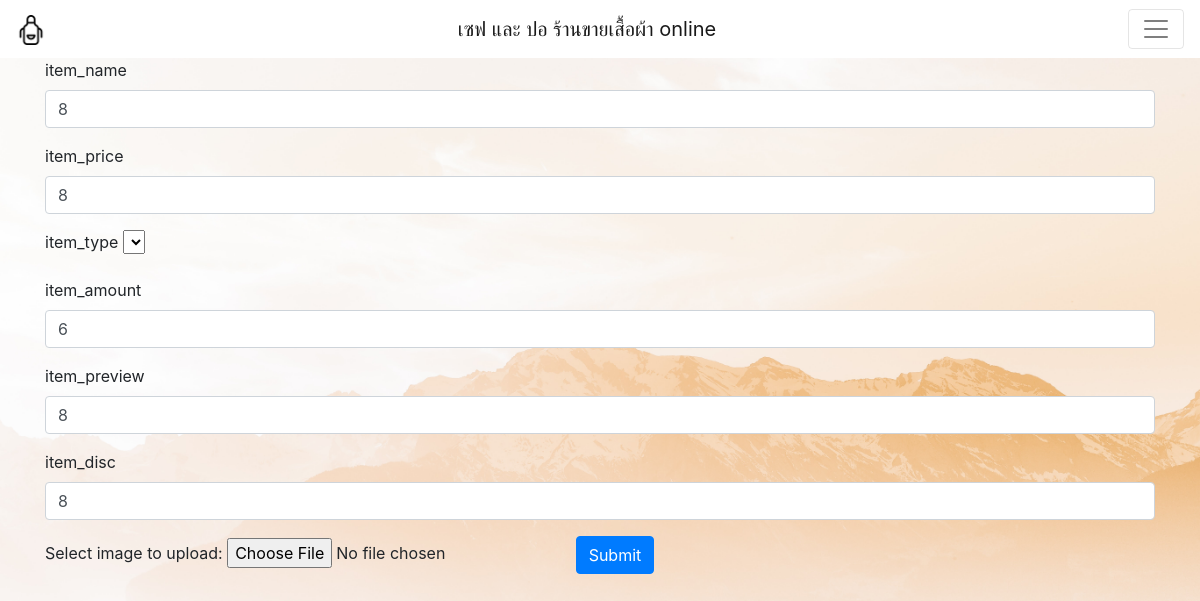
Page /item_update.php?id_item=8 (signed in) on the earlier database version.
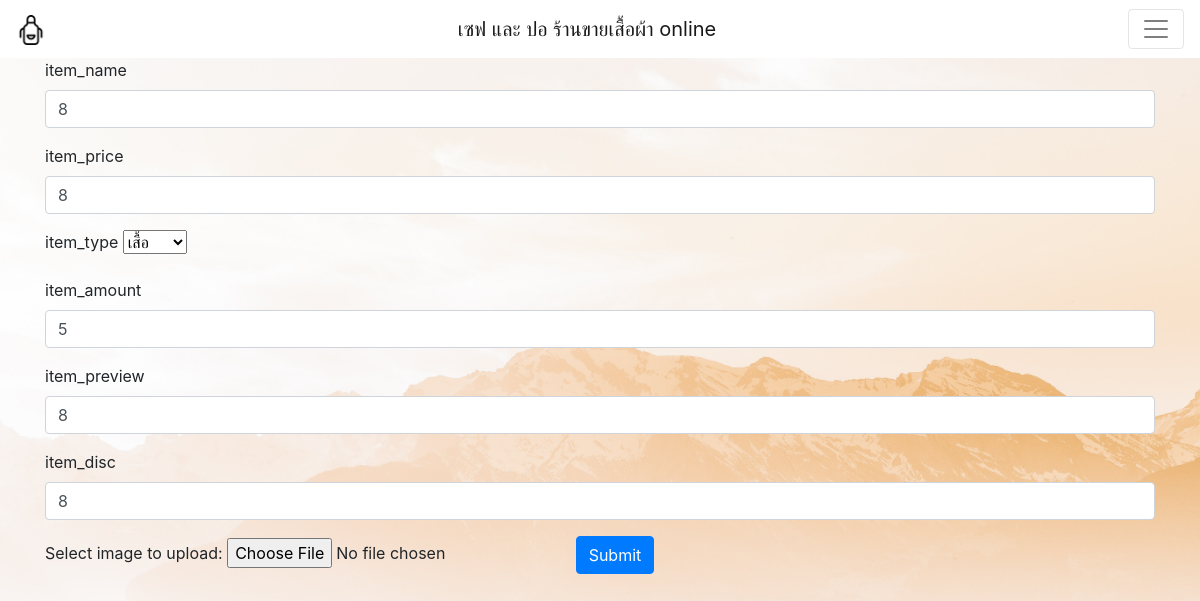
Same page on the later database version.
### tables this page shows
CREATE TABLE `item` (
  `id_item` int(10) NOT NULL COMMENT 'รหัสสินค้า',
  `item_name` text NOT NULL,
  `item_price` int(10) NOT NULL COMMENT 'ราคา',
  `item_type` int(2) NOT NULL COMMENT 'ประเภท',
  `item_disc` text NOT NULL COMMENT 'คำอธิบาย',
  `item_preview` mediumtext NOT NULL COMMENT 'คำอธิบายแบบย่อ',
  `item_amount` int(10) NOT NULL COMMENT 'จำนวน',
  `imagelocation` text NOT NULL
);

### item_update.php (the view, shortened to what this page needs)
<?php
require_once('connect.php');
$item_update_id = $_GET["id_item"];
$stmt = $conn->prepare("SELECT * FROM `item` WHERE `id_item` = '$item_update_id';");
$stmt->execute();
$item_data= $stmt->fetch();
?>
<!DOCTYPE html>
<html lang="en">
<head>
    <link rel="stylesheet" href="css/bootstrap.min.css" />
</head>
<body>
    <?php include_once (__DIR__) . ('/include/navbar.php'); ?>
    <div class="container">
        <form action="item_update_SQL.php?id_item=<?php echo $item_update_id; ?>" method="POST" enctype="multipart/form-data">
            <div class="form-group">
                <label for="exampleInputEmail1">item_name</label>
                <input  name="item_name" class="form-control" aria-describedby="emailHelp" value="<?php echo $item_data['item_name']; ?>">
            </div>
            <div class="form-group">
                <label for="exampleInputPassword1">item_price</label>
                <input name="item_price" class="form-control" value="<?php echo $item_data['item_price']; ?>">
            </div>
            <div class="form-group">
                <label for="exampleInputEmail1">item_type</label>
                <select name="item_type" id="track_owner">
                    <?php
                    $track_owner = $conn->prepare("SELECT * FROM item_type");
                    $track_owner->execute();
                    while ($track_owner_result = $track_owner->fetch()) {
                    ?>
                        <option value="<?php echo $track_owner_result["item_type_id"]; ?>">
                            <?php echo $track_owner_result["item_type_name"]; ?>
                        </option>
                    <?php
                    }
                    ?>
                </select>
            </div>
            <div class="form-group">
                <label for="exampleInputEmail1">item_amount</label>
                <input name="item_amount" class="form-control" aria-describedby="emailHelp" value="<?php echo $item_data['item_amount']; ?>">
            </div>
            <div class="form-group">
                <label for="exampleInputEmail1">item_preview</label>
                <input name="item_preview" class="form-control" aria-describedby="emailHelp" value="<?php echo $item_data['item_preview']; ?>">
            </div>
            <div class="form-group">
                <label for="exampleInputEmail1">item_disc</label>
                <input name="item_disc" class="form-control" aria-describedby="emailHelp" value="<?php echo $item_data['item_disc']; ?>">
            </div>
                Select image to upload:
                <input type="file" name="fileToUpload" id="fileToUpload">
            <button type="submit" class="btn btn-primary" name="submit">Submit</button>
        </form>
    </div>
</body>
</html>

Differences in the rows shown:
changed item: item_amount "6" → "5"
Other differences:
form field item_type: (not shown) → "เสื้อ"
